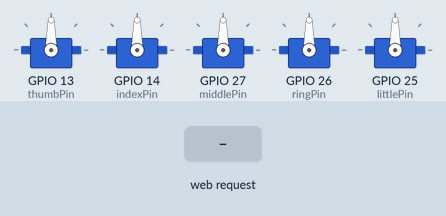
The sketch below on a simulated ESP32. Shown: 5 × servo. Inputs (shaded band) come from the test bench. What the sketch prints to the serial monitor is not drawn.

Above: at 1.2 s.
1.3 s: HTTP request GET /set?finger=thumb received
At 1.9 s:
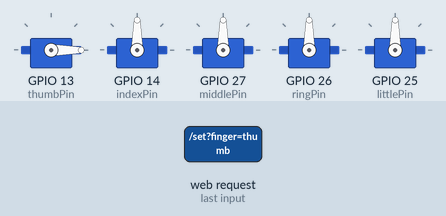
2.8 s: HTTP request GET /set?finger=index received
At 4.0 s:
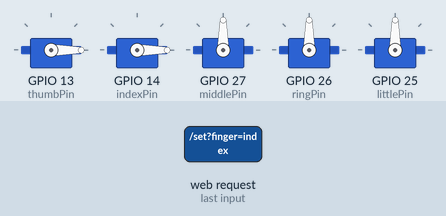
4.3 s: HTTP request GET /set?finger=middle received
At 5.4 s:
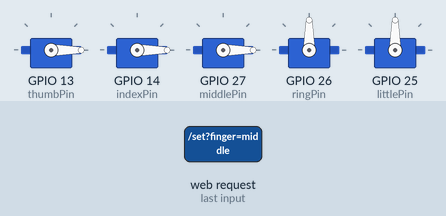
5.8 s: HTTP request GET /set?finger=ring received
At 6.5 s:
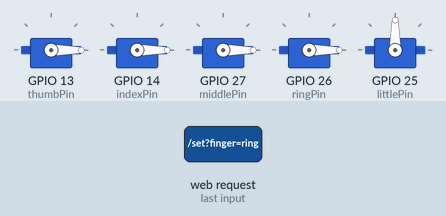
Timing chart, 0 to 8.3 s (numbered marks = the images above; inputs shaded):
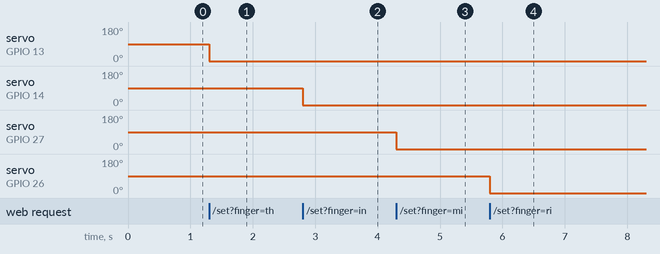

Measured:
- after the input at 1.3 s, servo on GPIO 13 (thumbPin): 90° → 0° at once
- after the input at 2.8 s, servo on GPIO 14 (indexPin): 90° → 0° at once
- after the input at 4.3 s, servo on GPIO 27 (middlePin): 90° → 0° at once
- after the input at 5.8 s, servo on GPIO 26 (ringPin): 90° → 0° at once

The sketch:

ServoProst.ino
```cpp
#include <WiFi.h>
#include <WebServer.h>
#include <ESP32Servo.h>

// Access Point credentials
const char* ssid = "ESP32-FingerHand";
const char* password = "12345678";

// Create 5 servo objects
Servo thumbServo, indexServo, middleServo, ringServo, littleServo;

// GPIO pins for servos
const int thumbPin = 13;
const int indexPin = 14;
const int middlePin = 27;
const int ringPin = 26;
const int littlePin = 25;

WebServer server(80);

// Responsive HTML UI for 5 servos
const char* htmlPage = R"rawliteral(
<!DOCTYPE html>
<html>
<head>
  <meta name="viewport" content="width=device-width, initial-scale=1">
  <title>ESP32 Finger Control</title>
  <style>
    body { font-family: sans-serif; text-align: center; background: #f2f2f2; padding: 20px; }
    .slider-container { background: white; padding: 15px; margin: 10px auto; border-radius: 10px; width: 90%; max-width: 400px; box-shadow: 0 0 10px rgba(0,0,0,0.1); }
    input[type=range] { width: 100%; }
    .label { font-weight: bold; margin-bottom: 5px; }
  </style>
</head>
<body>
  <h2>ESP32 Finger Servo Control</h2>

  <div class="slider-container">
    <div class="label">Thumb: <span id="thumbVal">90</span>°</div>
    <input type="range" min="0" max="180" value="90" oninput="update('thumb', this.value)">
  </div>

  <div class="slider-container">
    <div class="label">Index: <span id="indexVal">90</span>°</div>
    <input type="range" min="0" max="180" value="90" oninput="update('index', this.value)">
  </div>

  <div class="slider-container">
    <div class="label">Middle: <span id="middleVal">90</span>°</div>
    <input type="range" min="0" max="180" value="90" oninput="update('middle', this.value)">
  </div>

  <div class="slider-container">
    <div class="label">Ring: <span id="ringVal">90</span>°</div>
    <input type="range" min="0" max="180" value="90" oninput="update('ring', this.value)">
  </div>

  <div class="slider-container">
    <div class="label">Little: <span id="littleVal">90</span>°</div>
    <input type="range" min="0" max="180" value="90" oninput="update('little', this.value)">
  </div>

  <script>
    function update(finger, val) {
      document.getElementById(finger + 'Val').innerText = val;
      fetch(`/set?finger=${finger}&angle=${val}`);
    }
  </script>
</body>
</html>
)rawliteral";

void setup() {
  Serial.begin(115200);

  // Start AP mode
  WiFi.softAP(ssid, password);
  Serial.print("ESP32 AP IP: ");
  Serial.println(WiFi.softAPIP());

  // Attach all servos
  thumbServo.setPeriodHertz(50);
  indexServo.setPeriodHertz(50);
  middleServo.setPeriodHertz(50);
  ringServo.setPeriodHertz(50);
  littleServo.setPeriodHertz(50);

  thumbServo.attach(thumbPin);
  indexServo.attach(indexPin);
  middleServo.attach(middlePin);
  ringServo.attach(ringPin);
  littleServo.attach(littlePin);

  // Center all fingers
  thumbServo.write(90);
  indexServo.write(90);
  middleServo.write(90);
  ringServo.write(90);
  littleServo.write(90);

  // Web routes
  server.on("/", []() {
    server.send(200, "text/html", htmlPage);
  });

  server.on("/set", []() {
    String finger = server.arg("finger");
    int angle = server.arg("angle").toInt();
    angle = constrain(angle, 0, 180);

    if (finger == "thumb") thumbServo.write(angle);
    else if (finger == "index") indexServo.write(angle);
    else if (finger == "middle") middleServo.write(angle);
    else if (finger == "ring") ringServo.write(angle);
    else if (finger == "little") littleServo.write(angle);

    server.send(200, "text/plain", "OK");
  });

  server.begin();
  Serial.println("Web server started");
}

void loop() {
  server.handleClient();
}
```
